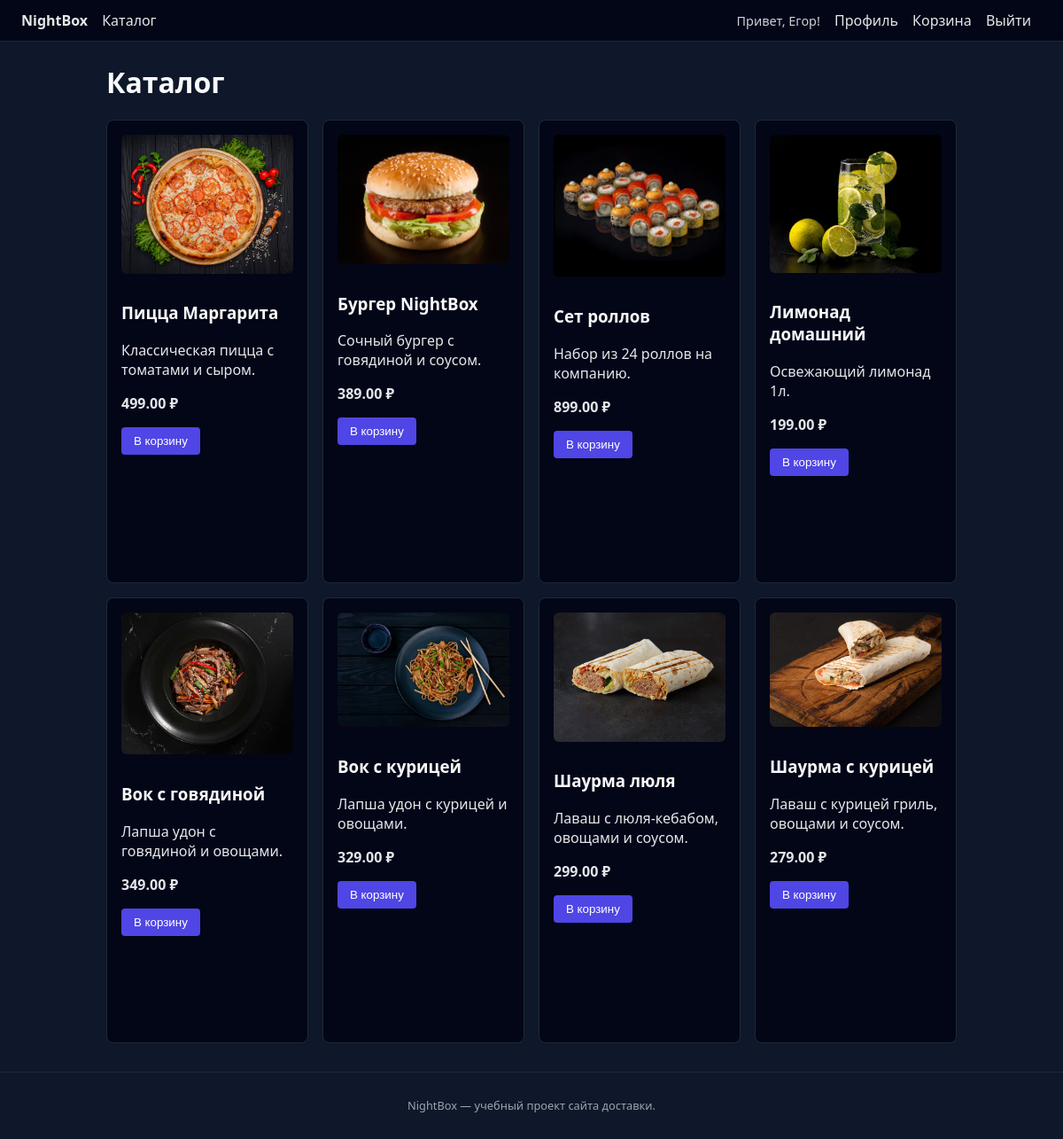
The app's page /catalog (signed in) with its own data.
### app.py (models this page shows, shortened)
class User(db.Model):
    __tablename__ = "users"
    id = db.Column(db.Integer, primary_key=True)
    email = db.Column(db.String(120), unique=True, nullable=False)
    name = db.Column(db.String(80), nullable=False)
    password_hash = db.Column(db.String(255), nullable=False)

class Product(db.Model):
    __tablename__ = "products"
    id = db.Column(db.Integer, primary_key=True)
    name = db.Column(db.String(100), nullable=False)
    description = db.Column(db.String(255), nullable=False)
    price = db.Column(db.Float, nullable=False)

### app.py (the view)
@app.route("/catalog")
def catalog():
    products = Product.query.all()
    return render_template("catalog.html", products=products)

### app.py (called while the page is built)
@app.before_request
def load_current_user():
    user_id = session.get("user_id")
    if user_id is None:
        g.current_user = None
    else:
        g.current_user = User.query.get(user_id)

### templates/catalog.html (shortened to what this page needs)
{% extends "base.html" %}
{% block content %}
    <h1>Каталог</h1>
    <div class="cards">
        {% for product in products %}
            <div class="card">
                {% if "Пицца" in product.name %}
                    <img class="card-img" src="{{ url_for('static', filename='img/pizza-margherita.jpg') }}" alt="Пицца Маргарита">
                {% elif "Бургер" in product.name %}
                    <img class="card-img" src="{{ url_for('static', filename='img/burger.jpg') }}" alt="Бургер">
                {% elif "роллов" in product.name %}
                    <img class="card-img" src="{{ url_for('static', filename='img/rolls.jpg') }}" alt="Роллы">
                {% elif "Лимонад" in product.name %}
                    <img class="card-img" src="{{ url_for('static', filename='img/lemonade.jpg') }}" alt="Лимонад">
                {% elif "Вок с говядиной" in product.name %}
                    <img class="card-img" src="{{ url_for('static', filename='img/wok_beef.jpg') }}" alt="Вок с говядиной">
                {% elif "Вок с курицей" in product.name %}
                    <img class="card-img" src="{{ url_for('static', filename='img/wok_chicken.jpg') }}" alt="Вок с курицей">
                {% elif "Шаурма люля" in product.name %}
                    <img class="card-img" src="{{ url_for('static', filename='img/shaurma_lula.jpg') }}" alt="Шаурма люля">
                {% elif "Шаурма с курицей" in product.name %}
                    <img class="card-img" src="{{ url_for('static', filename='img/shaurma_chicken.jpg') }}" alt="Шаурма с курицей">
                {% endif %}
                <h3>{{ product.name }}</h3>
                <p>{{ product.description }}</p>
                <p class="price">{{ "%.2f"|format(product.price) }} ₽</p>
                {% if g.current_user %}
                    <form method="post" action="{{ url_for('add_to_cart', product_id=product.id) }}">
                        <button type="submit">В корзину</button>
                    </form>
                {% else %}
                    <p class="hint">Авторизуйтесь, чтобы добавить в корзину.</p>
                {% endif %}
            </div>
        {% endfor %}
    </div>
{% endblock %}

### templates/base.html (shortened to what this page needs)
<!doctype html>
<html lang="ru">
<head>
    <link rel="stylesheet" href="{{ url_for('static', filename='css/style.css') }}">
</head>
<body>
<header class="navbar">
    <div class="navbar-left">
        <a href="{{ url_for('index') }}" class="logo">NightBox</a>
        <a href="{{ url_for('catalog') }}">Каталог</a>
    </div>
    <div class="navbar-right">
        {% if g.current_user %}
            <span class="navbar-user">Привет, {{ g.current_user.name }}!</span>
            <a href="{{ url_for('profile') }}">Профиль</a>
            <a href="{{ url_for('cart') }}">Корзина</a>
            <a href="{{ url_for('logout') }}">Выйти</a>
        {% else %}
            <a href="{{ url_for('login') }}">Войти</a>
            <a href="{{ url_for('register') }}">Регистрация</a>
        {% endif %}
    </div>
</header>
<main class="container">
    {% block content %}{% endblock %}
</main>
<footer class="footer">
    <p>NightBox — учебный проект сайта доставки.</p>
</footer>
</body>
</html>

### static/css/style.css (style rules this page uses)
body { margin: 0; font-family: system-ui, -apple-system, BlinkMacSystemFont, "Segoe UI", sans-serif; background: #0f172a; color: #e5e7eb; }
.navbar { display: flex; justify-content: space-between; align-items: center; padding: 12px 24px; background: #020617; border-bottom: 1px solid #1f2937; }
.navbar a { color: #e5e7eb; text-decoration: none; margin-right: 12px; }
.logo { font-weight: 700; margin-right: 16px; }
.navbar-user { margin-right: 12px; font-size: 0.9rem; opacity: 0.9; }
.container { max-width: 960px; margin: 24px auto; padding: 0 16px; }
h1, h2, h3 { color: #f9fafb; }
.cards { display: grid; grid-template-columns: repeat(auto-fit, minmax(220px, 1fr)); gap: 16px; margin-top: 16px; }
.card { background: #020617; border-radius: 8px; padding: 16px; padding-bottom: 120px; border: 1px solid #1f2937; position: relative; }
.price { font-weight: 600; margin-top: 8px; }
button { padding: 8px 14px; border-radius: 4px; border: none; background: #4f46e5; color: white; cursor: pointer; }
.footer { text-align: center; padding: 16px; font-size: 0.8rem; color: #9ca3af; border-top: 1px solid #1f2937; margin-top: 32px; }
.card-img { width: 100%; border-radius: 6px; margin-bottom: 8px; object-fit: cover; max-height: 160px; }

### records on screen
User: current_user.name "Егор"
Product: name "Пицца Маргарита", description "Классическая пицца с томатами и сыром.", price "499.00"
Product: name "Бургер NightBox", description "Сочный бургер с говядиной и соусом.", price "389.00"
Product: name "Сет роллов", description "Набор из 24 роллов на компанию.", price "899.00"
Product: name "Лимонад домашний", description "Освежающий лимонад 1л.", price "199.00"
Product: name "Вок с говядиной", description "Лапша удон с говядиной и овощами.", price "349.00"
Product: name "Вок с курицей", description "Лапша удон с курицей и овощами.", price "329.00"
Product: name "Шаурма люля", description "Лаваш с люля-кебабом, овощами и соусом.", price "299.00"
Product: name "Шаурма с курицей", description "Лаваш с курицей гриль, овощами и соусом.", price "279.00"
